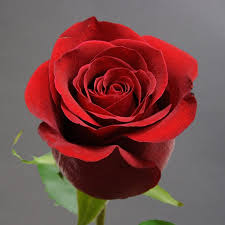
#> input picture 1.jpeg, 225 x 225 px
$ jupyter execute Homework.ipynb
#> lines starting #> are read from the running program, lines starting #| are printed output that depends on the picture
# HOMEWORK 1

After the installation of Anaconda, jupyter notebook and the required virtual environment, you will have to test that everything has been set up correctly. For that purpose, you will have to execute the following code and run it without errors.

The code loads an image and creates a picture collage consisting of 4 pictures. Each of the four pictures is a version of the original image with the colour channels swapped.

You will have to also finish some part of the code :-)

[cell 1]
import cv2
import numpy as np
from matplotlib import pyplot as plt
plt.rcParams['figure.figsize'] = [15, 10]

[cell 2]
# Завантажте зображення (ви можете вільно вибрати будь-яке зображення)
img = cv2.imread("1.jpeg")
#> img is the input picture: shape (225, 225, 3); mean B, G, R 73.6, 75, 121.6

# Конвертуйте зображення з BGR до RGB
img = cv2.cvtColor(img, cv2.COLOR_BGR2RGB)

# Відобразіть зображення
plt.imshow(img)
plt.axis(False)
plt.show()

Let's make a collage.

[cell 3]
# Split the image into the three colour channels
red, green, blue = cv2.split(img)
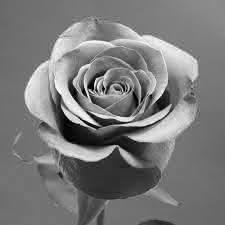
#> red: shape (225, 225); min 0, max 255, mean 121.6
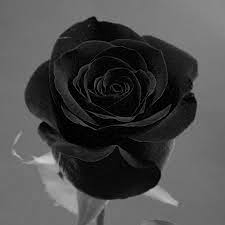
#> green: shape (225, 225); min 0, max 208, mean 75
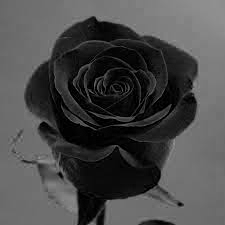
#> blue: shape (225, 225); min 0, max 146, mean 73.6

# Compose the image in the RGB colour space
img1 = cv2.merge([red, green, blue])

# Compose the image in the RBG colour space
img2 = cv2.merge([red, blue, green])
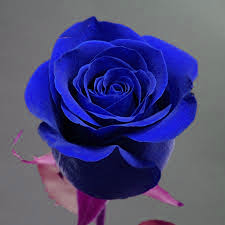
#> img2: shape (225, 225, 3); mean of channels 0, 1, 2 121.6, 73.6, 75; drawn as B, G, R

# Compose the image in the GRB colour space
img3 = cv2.merge([green, red, blue])
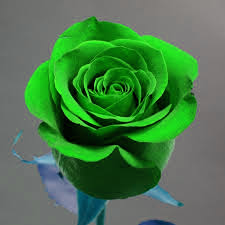
#> img3: shape (225, 225, 3); mean of channels 0, 1, 2 75, 121.6, 73.6; drawn as B, G, R

# Compose the image in the BGR colour space
img4 = cv2.merge([blue, green, red])

# Create the collage
out1 = np.hstack([img1, img2])
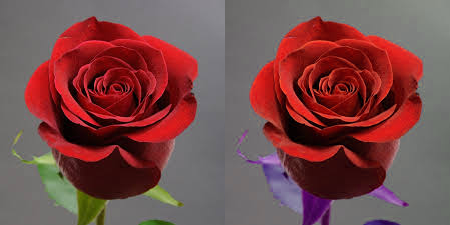
#> out1: shape (225, 450, 3); mean R, G, B 121.6, 74.3, 74.3
out2 = np.hstack([img3, img4])
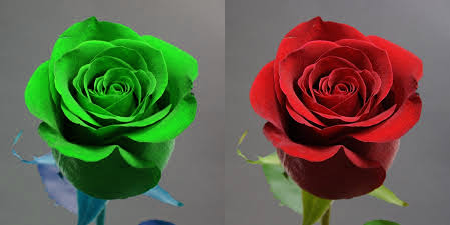
#> out2: shape (225, 450, 3); mean of channels 0, 1, 2 74.3, 98.3, 97.6; drawn as B, G, R
out = np.vstack([out1, out2])
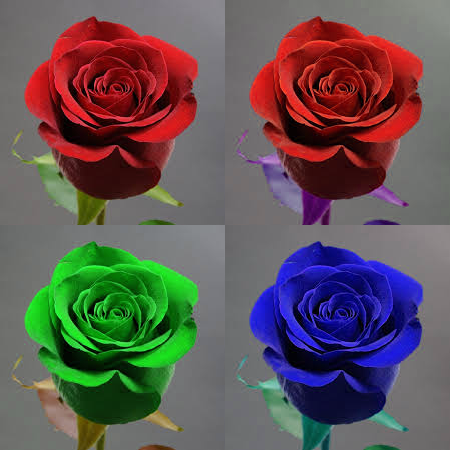
#> out: shape (450, 450, 3); mean R, G, B 98, 86.3, 86

# Plot the collage
plt.imshow(out)
plt.axis(False)
